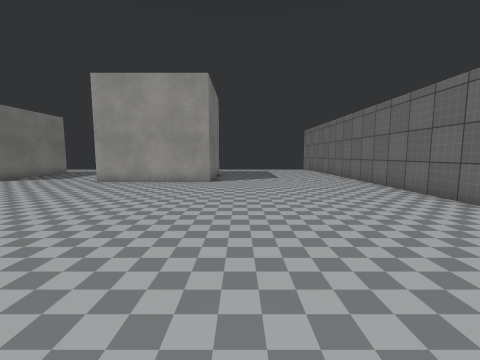
View 1 (above)

22 first-person views from a walk through a Unity game level. The camera is 1.2 m above the floor, tilts 6° down and sees 90° across. The floor is counted in squares, 1 m on a side. Each view is taken from the middle of a square. On the plan, view 1 faces up. The plan holds only what a view shows up to about 12 squares ahead; the rest is blank. The place goes on beyond the plan. The player is left out. Some surface patterns are stand-ins.

View 2
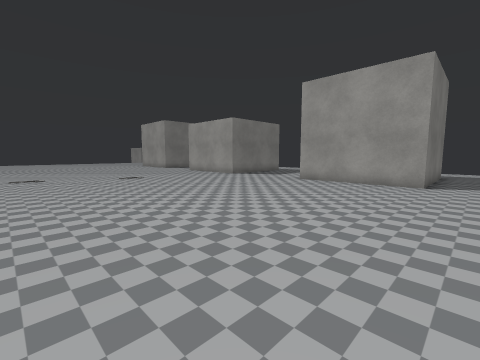

View 3
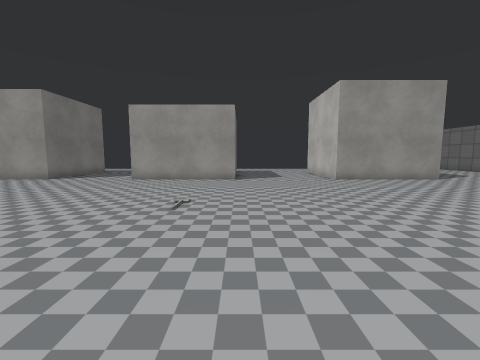

View 4
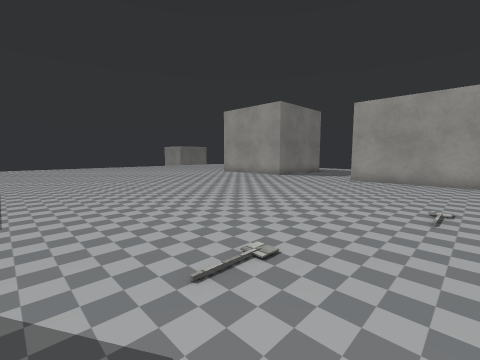

View 5
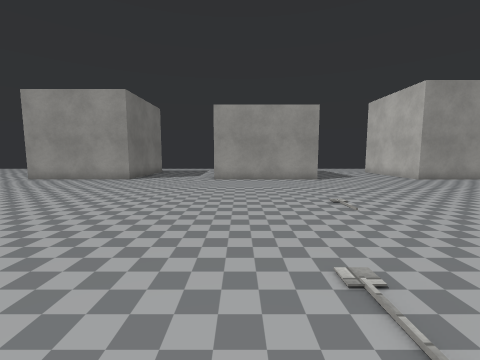

View 6
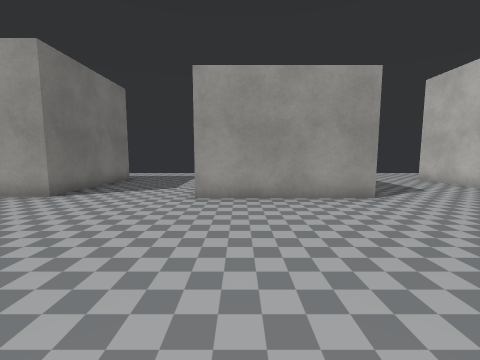

View 7
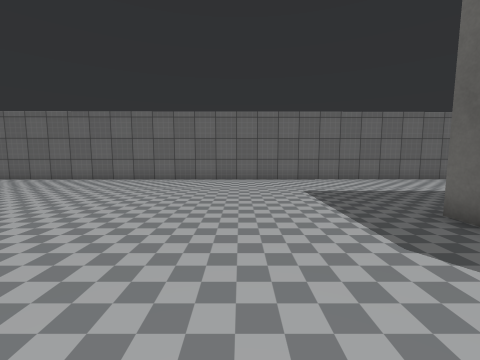

View 8
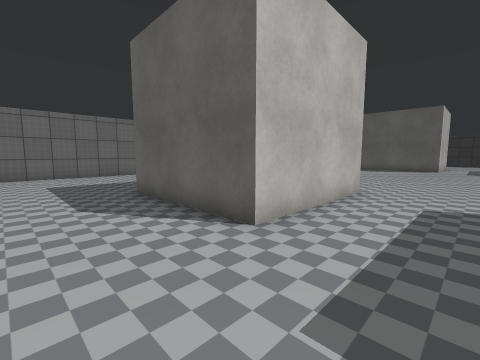

View 9
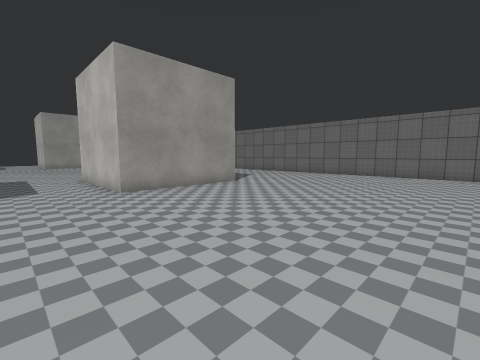

View 10
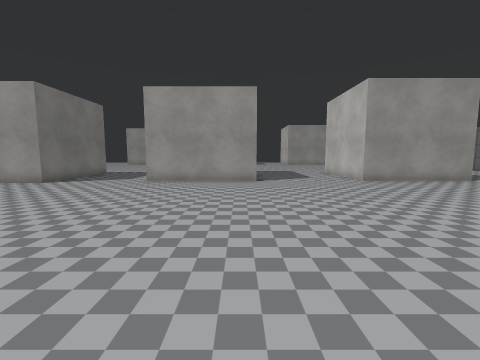

View 11
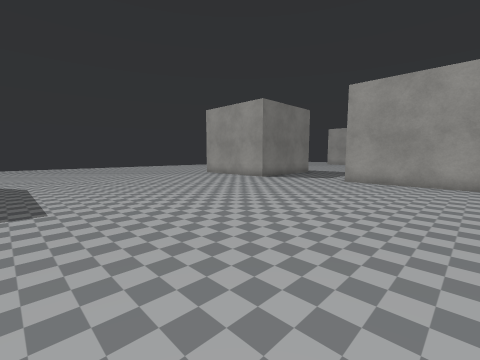

View 12
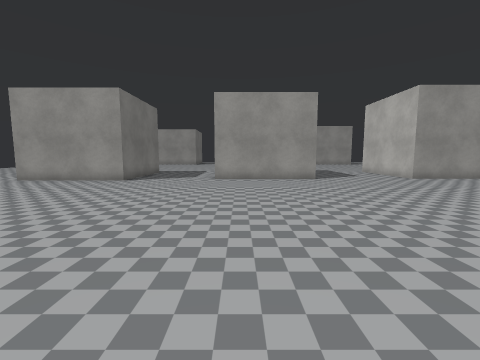

View 13
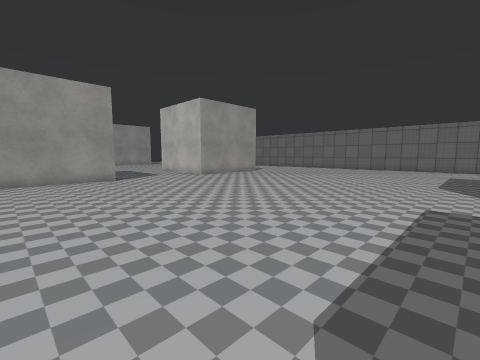

View 14
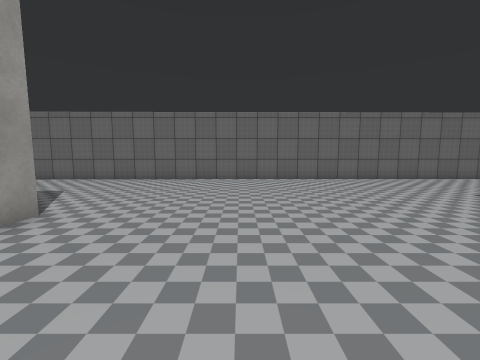

View 15
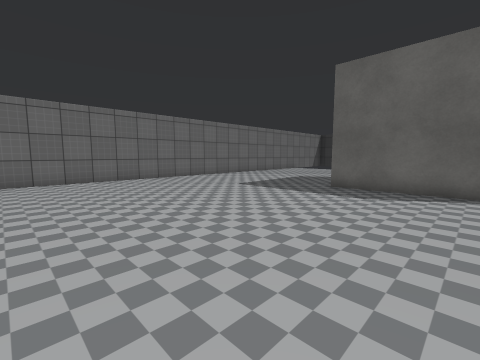

View 16
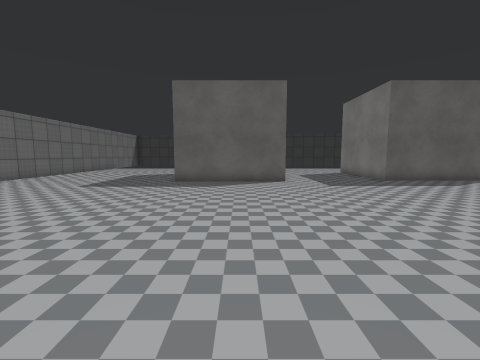

View 17
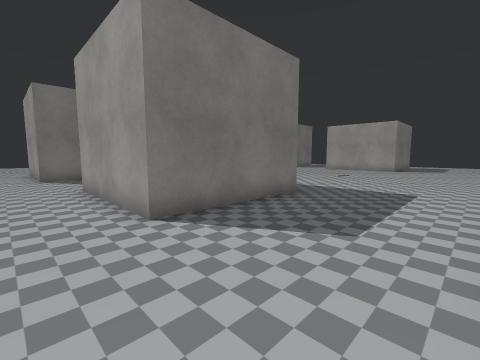

View 18
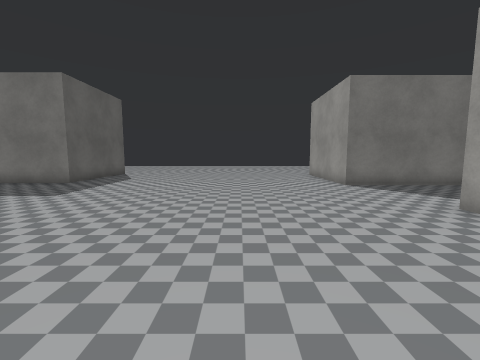

View 19
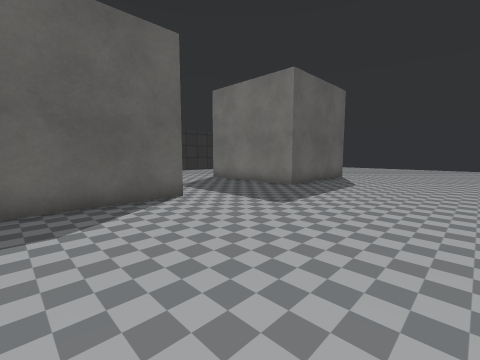

View 20
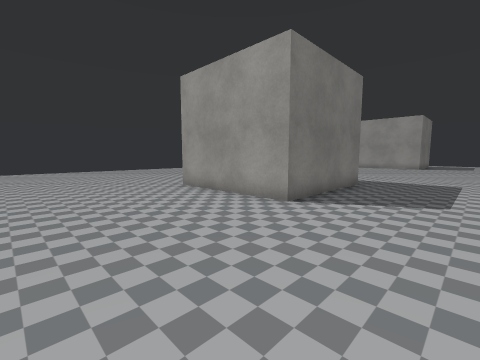

View 21
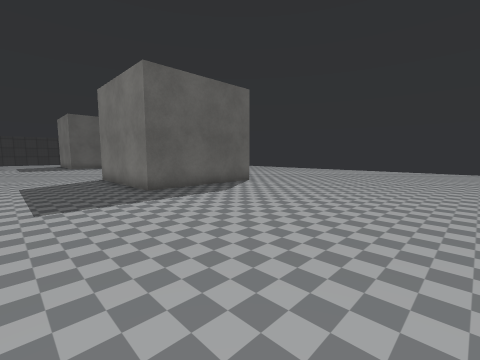

View 22
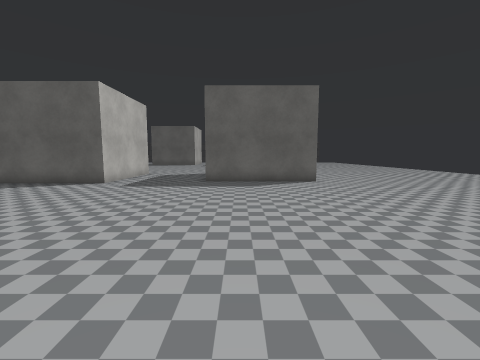

### Floor plan
Points are (right, up) in squares from view 1. A wall is a line through its corners. A room is listed if a view was taken in it or the views show most of it. See-through windows are left out.
Room 1 (views 1, 2, 3, 4, 5, 6, 7, 8, 9, 10, 11, 12, 13, 14, 15, 16, 17, 18, 19, 20, 21, 22)
walls: (-11.2, -2) (-11.2, -7.1) (-16.2, -7.1); (-16.3, -4.1) (-16.3, -2) (-11.8, -2); (-1.2, -7.1) (-6.4, -7.1) (-6.4, -2) (-1.2, -2); (-11.1, 10.6) (-16.2, 10.6); (-11.2, 12.1) (-11.2, 11.1); (-6.4, 12.6) (-6.4, 15.6); (-25.5, -2.8) (-20.4, -2.8) (-20.4, -7.8) (-25.5, -7.8); (-1.3, 15.6) (-1.3, 10.6) (-6.4, 10.6) (-6.4, 11.1); (-7.1, -19.8) (-2, -19.8); (-20.4, 15.9) (-20.4, 10.8) (-25.5, 10.8); (-16.9, -20.1) (-11.8, -20.1) (-11.8, -21.1); (-24.9, -19.3) (-21.3, -19.3) (-21.3, -21.5); (5.9, -21.5) (5.6, 13.6)

Where each view was taken, in squares from view 1:
view 1: 0 up, 0 right, facing up
view 2: 0 up, 0 right, facing up-left
view 3: 1 down, 11 left, facing up
view 4: 1 down, 12 left, facing up-left
view 5: 1 down, 15 left, facing up
view 6: 4 up, 15 left, facing up
view 7: 2 up, 6 left, facing right
view 8: 1 up, 9 left, facing down-right
view 9: 15 down, 9 left, facing up-right
view 10: 18 down, 12 left, facing up
view 11: 18 down, 12 left, facing up-left
view 12: 19 down, 15 left, facing up
view 13: 19 down, 15 left, facing up-right
view 14: 11 down, 6 left, facing right
view 15: 11 down, 6 left, facing down-right
view 16: 9 down, 5 left, facing down
view 17: 9 down, 7 left, facing up-left
view 18: 12 down, 11 left, facing left
view 19: 14 down, 13 left, facing down-left
view 20: 13 down, 17 left, facing up-left
view 21: 5 up, 17 left, facing down-left
view 22: 8 up, 22 left, facing down
